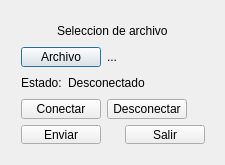
<?xml version="1.0" encoding="UTF-8"?>
<ui version="4.0">
 <class>VentanaPrincipal</class>
 <widget class="QDialog" name="VentanaPrincipal">
  <property name="geometry">
   <rect>
    <x>0</x>
    <y>0</y>
    <width>225</width>
    <height>165</height>
   </rect>
  </property>
  <property name="windowTitle">
   <string>VentanaPrincipal</string>
  </property>
  <widget class="QWidget" name="">
   <property name="geometry">
    <rect>
     <x>10</x>
     <y>10</y>
     <width>206</width>
     <height>145</height>
    </rect>
   </property>
   <layout class="QVBoxLayout" name="verticalLayout">
    <item>
     <layout class="QHBoxLayout" name="horizontalLayout_5">
      <item>
       <spacer name="horizontalSpacer_5">
        <property name="orientation">
         <enum>Qt::Horizontal</enum>
        </property>
        <property name="sizeHint" stdset="0">
         <size>
          <width>40</width>
          <height>20</height>
         </size>
        </property>
       </spacer>
      </item>
      <item>
       <widget class="QLabel" name="labTituloSeleccionArchivo">
        <property name="text">
         <string>Seleccion de archivo</string>
        </property>
       </widget>
      </item>
      <item>
       <spacer name="horizontalSpacer_6">
        <property name="orientation">
         <enum>Qt::Horizontal</enum>
        </property>
        <property name="sizeHint" stdset="0">
         <size>
          <width>40</width>
          <height>20</height>
         </size>
        </property>
       </spacer>
      </item>
     </layout>
    </item>
    <item>
     <layout class="QHBoxLayout" name="horizontalLayout_4">
      <item>
       <widget class="QPushButton" name="btnSeleccionArchivo">
        <property name="text">
         <string>Archivo</string>
        </property>
       </widget>
      </item>
      <item>
       <widget class="QLabel" name="labNombreArchivo">
        <property name="text">
         <string>...</string>
        </property>
       </widget>
      </item>
      <item>
       <spacer name="horizontalSpacer_4">
        <property name="orientation">
         <enum>Qt::Horizontal</enum>
        </property>
        <property name="sizeHint" stdset="0">
         <size>
          <width>40</width>
          <height>20</height>
         </size>
        </property>
       </spacer>
      </item>
     </layout>
    </item>
    <item>
     <layout class="QHBoxLayout" name="horizontalLayout_3">
      <item>
       <widget class="QLabel" name="labTituloEstado">
        <property name="text">
         <string>Estado:</string>
        </property>
       </widget>
      </item>
      <item>
       <widget class="QLabel" name="labEstado">
        <property name="text">
         <string>Desconectado</string>
        </property>
       </widget>
      </item>
      <item>
       <spacer name="horizontalSpacer_3">
        <property name="orientation">
         <enum>Qt::Horizontal</enum>
        </property>
        <property name="sizeHint" stdset="0">
         <size>
          <width>40</width>
          <height>20</height>
         </size>
        </property>
       </spacer>
      </item>
     </layout>
    </item>
    <item>
     <layout class="QHBoxLayout" name="horizontalLayout_2">
      <item>
       <widget class="QPushButton" name="btnConectar">
        <property name="text">
         <string>Conectar</string>
        </property>
       </widget>
      </item>
      <item>
       <widget class="QPushButton" name="btnDesconectar">
        <property name="text">
         <string>Desconectar</string>
        </property>
       </widget>
      </item>
      <item>
       <spacer name="horizontalSpacer_2">
        <property name="orientation">
         <enum>Qt::Horizontal</enum>
        </property>
        <property name="sizeHint" stdset="0">
         <size>
          <width>40</width>
          <height>20</height>
         </size>
        </property>
       </spacer>
      </item>
     </layout>
    </item>
    <item>
     <layout class="QHBoxLayout" name="horizontalLayout">
      <item>
       <widget class="QPushButton" name="btnEnviar">
        <property name="text">
         <string>Enviar</string>
        </property>
       </widget>
      </item>
      <item>
       <spacer name="horizontalSpacer">
        <property name="orientation">
         <enum>Qt::Horizontal</enum>
        </property>
        <property name="sizeHint" stdset="0">
         <size>
          <width>40</width>
          <height>20</height>
         </size>
        </property>
       </spacer>
      </item>
      <item>
       <widget class="QPushButton" name="btnSalir">
        <property name="text">
         <string>Salir</string>
        </property>
       </widget>
      </item>
     </layout>
    </item>
   </layout>
  </widget>
 </widget>
 <layoutdefault spacing="6" margin="11"/>
 <resources/>
 <connections/>
</ui>
